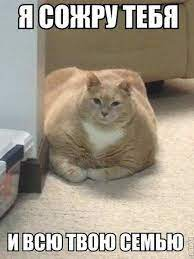
#> input picture котик баника.jpg, 194 x 259 px
$ python main.py
#> lines starting #> are read from the running program, lines starting #| are printed output that depends on the picture
from PIL import Image
class ImageEditor():
    def __init__(self, filename):
        self.filename = filename
        self.original = None
        self.changed = list()
    def open(self):
        try:
            self.original = Image.open(self.filename)
#> self.original is the input picture: PIL image 194x259 RGB; mean R, G, B 160.8, 151.3, 136.3
        except:
            print('Файла нєма')
        self.original.show()
    def do_left(self):
        rotated = self.original.transpose(Image.FLIP_LEFT_RIGHT)
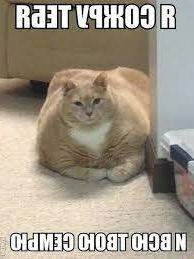
#> rotated: PIL image 194x259 RGB; mean R, G, B 160.8, 151.3, 136.3
        self.changed.append(rotated)
        temp_filename = self.filename.split('.')
        new_filename = temp_filename[0]+ str(len(self.changed))+ '.jpg'
#> new_filename = 'котик баника1.jpg'
        rotated.save(new_filename)
    def do_cropped(self):
        box = (250, 100, 600, 400)
        cropped = self.original.crop(box)
#> cropped: PIL image 350x300 RGB; every value is 0
        self.changed.append(cropped)
        temp_filename = self.filename.split('.')
        new_filename = temp_filename[0] + str(len(self.changed)) + '.jpg'
#> new_filename = 'котик баника2.jpg'
        cropped.save(new_filename)
MyImage = ImageEditor('котик баника.jpg')
MyImage.open()
MyImage.do_left()
MyImage.do_cropped()
for im in MyImage.changed:
    im.show()
#> this loop made 2 passes
